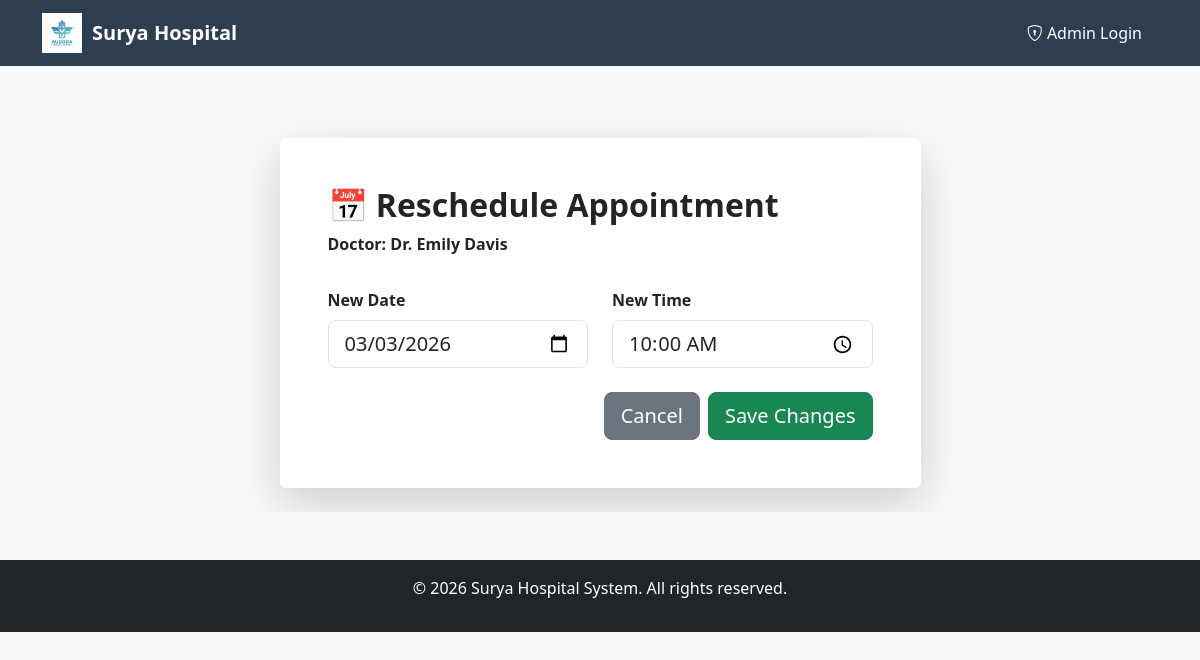
Page /appointments/reschedule/14/ (signed in) on the committed database.
### appointments/models.py (models this page shows, shortened)
class Appointment(models.Model):
    STATUS_CHOICES = [
        ('pending', 'Pending / Waiting'),
        ('completed', 'Completed'),
        ('cancelled', 'Cancelled'),
    ]
    patient_name = models.CharField(max_length=100)
    patient_email = models.EmailField()
    patient_phone = models.CharField(max_length=20)
    doctor = models.ForeignKey(Doctor, on_delete=models.SET_NULL, null=True, blank=True)
    appointment_date = models.DateField()
    appointment_time = models.TimeField()
    reason = models.TextField()
    status = models.CharField(max_length=20, choices=STATUS_CHOICES, default='pending')
    token_number = models.CharField(max_length=20, editable=False, null=True, blank=True)
    created_at = models.DateTimeField(auto_now_add=True)
    class Meta:
        ordering = ['-appointment_date']

class Doctor(models.Model):
    name = models.CharField(max_length=100)
    username = models.CharField(max_length=100, unique=True, null=True, blank=True)
    email = models.EmailField(unique=True, null=True, blank=True)
    password = models.CharField(max_length=100, null=True, blank=True)
    specialization = models.CharField(max_length=100)
    department = models.ForeignKey(Department, on_delete=models.SET_NULL, null=True, blank=True, related_name='doctors')
    available_days = models.CharField(max_length=200, help_text="e.g., Monday, Tuesday, Wednesday")
    available_time_start = models.TimeField()
    available_time_end = models.TimeField()

### appointments/views.py (the view)
# urls.py: path('reschedule/<int:appointment_id>/', views.reschedule_appointment, name='reschedule_appointment'),
def reschedule_appointment(request, appointment_id):
    patient_id = request.session.get('patient_id')
    if not patient_id:
        return redirect('patient_login')
    try:
        appointment = Appointment.objects.get(id=appointment_id)
    except Appointment.DoesNotExist:
        messages.error(request, 'Appointment not found')
        return redirect('my_appointments')
    if request.method == 'POST':
        old_date = appointment.appointment_date
        old_time = appointment.appointment_time
        form = AppointmentForm(request.POST, instance=appointment)
        if form.is_valid():
            appointment = form.save()
            send_appointment_rescheduled_email(appointment, old_date, old_time)
            messages.success(request, 'Appointment rescheduled! Notification sent to your email.')
            return redirect('my_appointments')
    else:
        form = AppointmentForm(instance=appointment)
    context = {'form': form, 'appointment': appointment}
    return render(request, 'appointments/reschedule_appointment.html', context)

### appointments/templates/appointments/reschedule_appointment.html (shortened to what this page needs)
{% extends 'home/base.html' %}
{% block content %}
<div class="container mt-5">
    <div class="row justify-content-center">
        <div class="col-md-7">
            <div class="card shadow-lg border-0">
                <div class="card-body p-5">
                    <h2 class="card-title mb-2 fw-bold">📅 Reschedule Appointment</h2>
                    <form method="POST">
                        <div class="mb-4">
                            <label class="form-label fw-bold">Doctor: {{ appointment.doctor.name }}</label>
                        </div>
                        <div class="row">
                            <div class="col-md-6 mb-4">
                                <label class="form-label fw-bold">New Date</label>
                                {{ form.appointment_date }}
                            </div>
                            <div class="col-md-6 mb-4">
                                <label class="form-label fw-bold">New Time</label>
                                {{ form.appointment_time }}
                            </div>
                        </div>
                        <div class="d-grid gap-2 d-md-flex justify-content-md-end">
                            <a href="{% url 'my_appointments' %}" class="btn btn-secondary btn-lg">Cancel</a>
                            <button type="submit" class="btn btn-success btn-lg">Save Changes</button>
                        </div>
                    </form>
                </div>
            </div>
        </div>
    </div>
</div>
{% endblock %}

### home/templates/home/base.html (style rules this page uses)
body { background-color: #f8f9fa; }

### rows in the picture
Appointment: doctor.name "Dr. Emily Davis", appointment_date "03/03/2026", appointment_time "10:00:00"
